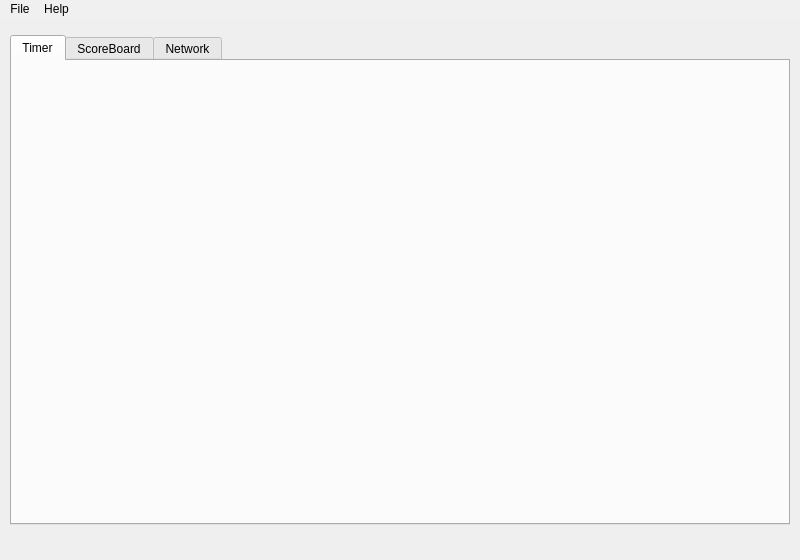
<?xml version="1.0" encoding="UTF-8"?>
<ui version="4.0">
 <class>MainWindow</class>
 <widget class="QMainWindow" name="MainWindow">
  <property name="geometry">
   <rect>
    <x>0</x>
    <y>0</y>
    <width>800</width>
    <height>560</height>
   </rect>
  </property>
  <property name="minimumSize">
   <size>
    <width>800</width>
    <height>560</height>
   </size>
  </property>
  <property name="maximumSize">
   <size>
    <width>800</width>
    <height>560</height>
   </size>
  </property>
  <property name="windowTitle">
   <string>eSports Stream Tools-Controller v1.0</string>
  </property>
  <property name="animated">
   <bool>true</bool>
  </property>
  <widget class="QWidget" name="main_view">
   <layout class="QGridLayout" name="main_layout">
    <item row="0" column="0">
     <widget class="QTabWidget" name="main_function_tab_widget">
      <property name="minimumSize">
       <size>
        <width>780</width>
        <height>490</height>
       </size>
      </property>
      <property name="maximumSize">
       <size>
        <width>780</width>
        <height>490</height>
       </size>
      </property>
      <property name="currentIndex">
       <number>0</number>
      </property>
      <widget class="QWidget" name="timer_tab">
       <attribute name="title">
        <string>Timer</string>
       </attribute>
       <layout class="QGridLayout" name="timer_tab_layout">
        <property name="leftMargin">
         <number>0</number>
        </property>
        <property name="topMargin">
         <number>0</number>
        </property>
        <property name="rightMargin">
         <number>0</number>
        </property>
        <property name="bottomMargin">
         <number>0</number>
        </property>
        <property name="spacing">
         <number>0</number>
        </property>
       </layout>
      </widget>
      <widget class="QWidget" name="socre_tab">
       <attribute name="title">
        <string>ScoreBoard</string>
       </attribute>
       <layout class="QGridLayout" name="score_tab_layout">
        <property name="leftMargin">
         <number>0</number>
        </property>
        <property name="topMargin">
         <number>0</number>
        </property>
        <property name="rightMargin">
         <number>0</number>
        </property>
        <property name="bottomMargin">
         <number>0</number>
        </property>
        <property name="spacing">
         <number>0</number>
        </property>
       </layout>
      </widget>
      <widget class="QWidget" name="network_tab">
       <attribute name="title">
        <string>Network</string>
       </attribute>
       <layout class="QGridLayout" name="network_tab_layout">
        <property name="leftMargin">
         <number>0</number>
        </property>
        <property name="topMargin">
         <number>0</number>
        </property>
        <property name="rightMargin">
         <number>0</number>
        </property>
        <property name="bottomMargin">
         <number>0</number>
        </property>
        <property name="spacing">
         <number>0</number>
        </property>
       </layout>
      </widget>
     </widget>
    </item>
   </layout>
  </widget>
  <widget class="QMenuBar" name="menu_bar">
   <property name="geometry">
    <rect>
     <x>0</x>
     <y>0</y>
     <width>800</width>
     <height>21</height>
    </rect>
   </property>
   <property name="styleSheet">
    <string notr="true">background-color: rgb(240, 240, 240);</string>
   </property>
   <widget class="QMenu" name="menu_file">
    <property name="styleSheet">
     <string notr="true">QMenu {
    background-color: white;
}

QMenu::item{
	padding: 2px 25px 2px 20px;
}

QMenu::item:selected {
	color:rgb(0, 0, 0);
	background-color: rgb(181, 215, 243);
	border: 1px solid rgb(0, 85, 255)
}</string>
    </property>
    <property name="title">
     <string>File</string>
    </property>
    <property name="separatorsCollapsible">
     <bool>false</bool>
    </property>
    <addaction name="action_setting"/>
    <addaction name="action_show_timer_file_folder"/>
    <addaction name="action_show_score_file_folder"/>
   </widget>
   <widget class="QMenu" name="menu_help">
    <property name="styleSheet">
     <string notr="true">QMenu {
    background-color: white;
}

QMenu::item{
	padding: 2px 25px 2px 20px;
}

QMenu::item:selected {
	color:rgb(0, 0, 0);
	background-color: rgb(181, 215, 243);
	border: 1px solid rgb(0, 85, 255)
}</string>
    </property>
    <property name="title">
     <string>Help</string>
    </property>
    <property name="separatorsCollapsible">
     <bool>false</bool>
    </property>
    <addaction name="action_github_page"/>
   </widget>
   <addaction name="menu_file"/>
   <addaction name="menu_help"/>
  </widget>
  <widget class="QStatusBar" name="status_bar">
   <property name="sizeGripEnabled">
    <bool>false</bool>
   </property>
  </widget>
  <action name="action_setting">
   <property name="text">
    <string>Setting</string>
   </property>
   <property name="font">
    <font>
     <family>微軟正黑體</family>
    </font>
   </property>
  </action>
  <action name="action_show_timer_file_folder">
   <property name="text">
    <string>Show Timer File Folder</string>
   </property>
   <property name="font">
    <font>
     <family>微軟正黑體</family>
    </font>
   </property>
  </action>
  <action name="action_github_page">
   <property name="text">
    <string>Github page</string>
   </property>
   <property name="shortcutContext">
    <enum>Qt::WindowShortcut</enum>
   </property>
  </action>
  <action name="action_show_score_file_folder">
   <property name="text">
    <string>Show Score File Folder</string>
   </property>
  </action>
 </widget>
 <resources/>
 <connections/>
</ui>
